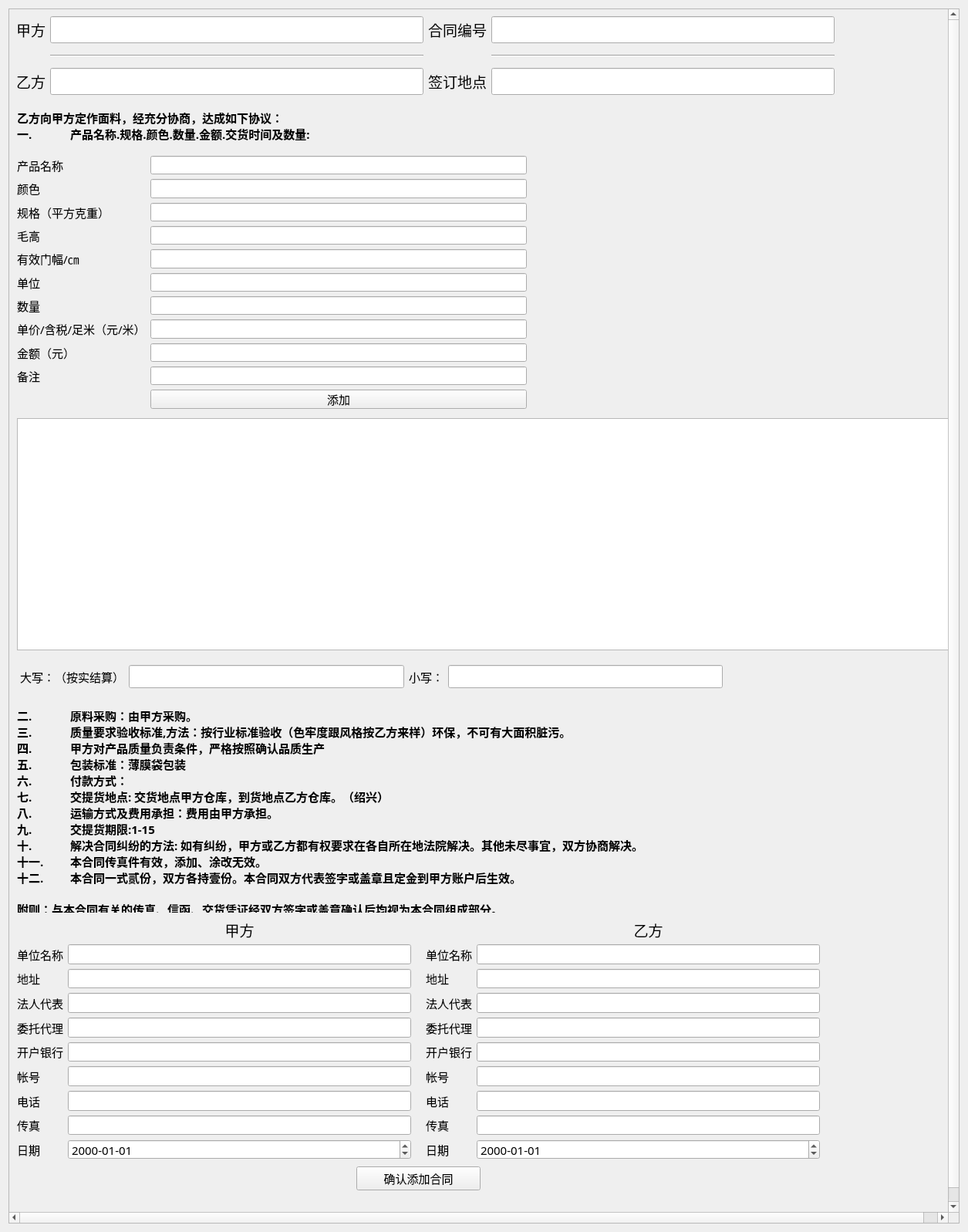
<?xml version="1.0" encoding="UTF-8"?>
<ui version="4.0">
 <class>AddFactoryContract</class>
 <widget class="QWidget" name="AddFactoryContract">
  <property name="geometry">
   <rect>
    <x>0</x>
    <y>0</y>
    <width>1255</width>
    <height>1597</height>
   </rect>
  </property>
  <property name="windowTitle">
   <string>Form</string>
  </property>
  <layout class="QHBoxLayout" name="horizontalLayout_3">
   <item>
    <widget class="QScrollArea" name="scrollArea">
     <property name="widgetResizable">
      <bool>false</bool>
     </property>
     <widget class="QWidget" name="scrollAreaWidgetContents">
      <property name="geometry">
       <rect>
        <x>0</x>
        <y>0</y>
        <width>1235</width>
        <height>1577</height>
       </rect>
      </property>
      <widget class="QWidget" name="layoutWidget">
       <property name="geometry">
        <rect>
         <x>9</x>
         <y>9</y>
         <width>1061</width>
         <height>111</height>
        </rect>
       </property>
       <layout class="QHBoxLayout" name="horizontalLayout">
        <item>
         <layout class="QFormLayout" name="formLayout">
          <item row="1" column="1">
           <widget class="QLineEdit" name="LineEdit_jia_name">
            <property name="font">
             <font>
              <family>Agency FB</family>
              <pointsize>14</pointsize>
             </font>
            </property>
           </widget>
          </item>
          <item row="1" column="0">
           <widget class="QLabel" name="Label">
            <property name="font">
             <font>
              <family>Agency FB</family>
              <pointsize>14</pointsize>
             </font>
            </property>
            <property name="text">
             <string>甲方</string>
            </property>
           </widget>
          </item>
          <item row="3" column="0">
           <widget class="QLabel" name="Label_2">
            <property name="font">
             <font>
              <family>Agency FB</family>
              <pointsize>14</pointsize>
             </font>
            </property>
            <property name="text">
             <string>乙方</string>
            </property>
           </widget>
          </item>
          <item row="3" column="1">
           <widget class="QLineEdit" name="LineEdit_yi_name">
            <property name="font">
             <font>
              <family>Agency FB</family>
              <pointsize>14</pointsize>
             </font>
            </property>
           </widget>
          </item>
          <item row="2" column="1">
           <widget class="Line" name="line">
            <property name="minimumSize">
             <size>
              <width>0</width>
              <height>20</height>
             </size>
            </property>
            <property name="orientation">
             <enum>Qt::Horizontal</enum>
            </property>
           </widget>
          </item>
         </layout>
        </item>
        <item>
         <layout class="QFormLayout" name="formLayout_2">
          <item row="1" column="0">
           <widget class="QLabel" name="Label_3">
            <property name="font">
             <font>
              <family>Agency FB</family>
              <pointsize>14</pointsize>
             </font>
            </property>
            <property name="text">
             <string>合同编号</string>
            </property>
           </widget>
          </item>
          <item row="1" column="1">
           <widget class="QLineEdit" name="LineEdit_contract_id">
            <property name="font">
             <font>
              <family>Agency FB</family>
              <pointsize>14</pointsize>
             </font>
            </property>
           </widget>
          </item>
          <item row="2" column="1">
           <widget class="Line" name="line_2">
            <property name="minimumSize">
             <size>
              <width>0</width>
              <height>20</height>
             </size>
            </property>
            <property name="orientation">
             <enum>Qt::Horizontal</enum>
            </property>
           </widget>
          </item>
          <item row="3" column="0">
           <widget class="QLabel" name="Label_4">
            <property name="font">
             <font>
              <family>Agency FB</family>
              <pointsize>14</pointsize>
             </font>
            </property>
            <property name="text">
             <string>签订地点</string>
            </property>
           </widget>
          </item>
          <item row="3" column="1">
           <widget class="QLineEdit" name="LineEdit_contract_address">
            <property name="font">
             <font>
              <family>Agency FB</family>
              <pointsize>14</pointsize>
             </font>
            </property>
            <property name="text">
             <string/>
            </property>
           </widget>
          </item>
         </layout>
        </item>
       </layout>
      </widget>
      <widget class="QLabel" name="label">
       <property name="geometry">
        <rect>
         <x>10</x>
         <y>130</y>
         <width>491</width>
         <height>41</height>
        </rect>
       </property>
       <property name="font">
        <font>
         <family>Agency FB</family>
         <pointsize>11</pointsize>
         <weight>75</weight>
         <bold>true</bold>
        </font>
       </property>
       <property name="text">
        <string>乙方向甲方定作面料，经充分协商，达成如下协议：
一.	产品名称.规格.颜色.数量.金额.交货时间及数量:</string>
       </property>
      </widget>
      <widget class="QLabel" name="label_2">
       <property name="geometry">
        <rect>
         <x>10</x>
         <y>910</y>
         <width>1101</width>
         <height>261</height>
        </rect>
       </property>
       <property name="font">
        <font>
         <family>Agency FB</family>
         <pointsize>11</pointsize>
         <weight>75</weight>
         <bold>true</bold>
        </font>
       </property>
       <property name="text">
        <string>二.	原料采购：由甲方采购。
三.	质量要求验收标准,方法：按行业标准验收（色牢度跟风格按乙方来样）环保，不可有大面积脏污。
四.	甲方对产品质量负责条件，严格按照确认品质生产
五.	包装标准：薄膜袋包装
六.	付款方式：                                    
七.	交提货地点: 交货地点甲方仓库，到货地点乙方仓库。（绍兴）
八.	运输方式及费用承担：费用由甲方承担。
九.	交提货期限:1-15
十.	解决合同纠纷的方法: 如有纠纷，甲方或乙方都有权要求在各自所在地法院解决。其他未尽事宜，双方协商解决。
十一.	本合同传真件有效，添加、涂改无效。 
十二.	本合同一式贰份，双方各持壹份。本合同双方代表签字或盖章且定金到甲方账户后生效。                    

附则：与本合同有关的传真、信函、交货凭证经双方签字或盖章确认后均视为本合同组成部分。</string>
       </property>
      </widget>
      <widget class="QWidget" name="formLayoutWidget">
       <property name="geometry">
        <rect>
         <x>10</x>
         <y>1180</y>
         <width>511</width>
         <height>311</height>
        </rect>
       </property>
       <layout class="QFormLayout" name="formLayout_4">
        <item row="0" column="1">
         <widget class="QLabel" name="label_3">
          <property name="font">
           <font>
            <family>Agency FB</family>
            <pointsize>14</pointsize>
           </font>
          </property>
          <property name="text">
           <string>甲方</string>
          </property>
          <property name="alignment">
           <set>Qt::AlignCenter</set>
          </property>
         </widget>
        </item>
        <item row="1" column="0">
         <widget class="QLabel" name="Label_17">
          <property name="font">
           <font>
            <family>Agency FB</family>
            <pointsize>11</pointsize>
           </font>
          </property>
          <property name="text">
           <string>单位名称</string>
          </property>
         </widget>
        </item>
        <item row="1" column="1">
         <widget class="QLineEdit" name="LineEdit_jia_name_2">
          <property name="font">
           <font>
            <family>Agency FB</family>
            <pointsize>11</pointsize>
           </font>
          </property>
         </widget>
        </item>
        <item row="2" column="0">
         <widget class="QLabel" name="Label_18">
          <property name="font">
           <font>
            <family>Agency FB</family>
            <pointsize>11</pointsize>
           </font>
          </property>
          <property name="text">
           <string>地址</string>
          </property>
         </widget>
        </item>
        <item row="2" column="1">
         <widget class="QLineEdit" name="LineEdit_jia_address">
          <property name="font">
           <font>
            <family>Agency FB</family>
            <pointsize>11</pointsize>
           </font>
          </property>
         </widget>
        </item>
        <item row="3" column="0">
         <widget class="QLabel" name="Label_19">
          <property name="font">
           <font>
            <family>Agency FB</family>
            <pointsize>11</pointsize>
           </font>
          </property>
          <property name="text">
           <string>法人代表</string>
          </property>
         </widget>
        </item>
        <item row="3" column="1">
         <widget class="QLineEdit" name="LineEdit_jia_faren">
          <property name="font">
           <font>
            <family>Agency FB</family>
            <pointsize>11</pointsize>
           </font>
          </property>
         </widget>
        </item>
        <item row="4" column="0">
         <widget class="QLabel" name="Label_20">
          <property name="font">
           <font>
            <family>Agency FB</family>
            <pointsize>11</pointsize>
           </font>
          </property>
          <property name="text">
           <string>委托代理</string>
          </property>
         </widget>
        </item>
        <item row="4" column="1">
         <widget class="QLineEdit" name="LineEdit_jia_agency">
          <property name="font">
           <font>
            <family>Agency FB</family>
            <pointsize>11</pointsize>
           </font>
          </property>
         </widget>
        </item>
        <item row="5" column="0">
         <widget class="QLabel" name="Label_21">
          <property name="font">
           <font>
            <family>Agency FB</family>
            <pointsize>11</pointsize>
           </font>
          </property>
          <property name="text">
           <string>开户银行</string>
          </property>
         </widget>
        </item>
        <item row="5" column="1">
         <widget class="QLineEdit" name="LineEdit_jia_bank">
          <property name="font">
           <font>
            <family>Agency FB</family>
            <pointsize>11</pointsize>
           </font>
          </property>
         </widget>
        </item>
        <item row="6" column="0">
         <widget class="QLabel" name="Label_22">
          <property name="font">
           <font>
            <family>Agency FB</family>
            <pointsize>11</pointsize>
           </font>
          </property>
          <property name="text">
           <string>帐号</string>
          </property>
         </widget>
        </item>
        <item row="6" column="1">
         <widget class="QLineEdit" name="LineEdit_jia_account">
          <property name="font">
           <font>
            <family>Agency FB</family>
            <pointsize>11</pointsize>
           </font>
          </property>
         </widget>
        </item>
        <item row="7" column="0">
         <widget class="QLabel" name="Label_23">
          <property name="font">
           <font>
            <family>Agency FB</family>
            <pointsize>11</pointsize>
           </font>
          </property>
          <property name="text">
           <string>电话</string>
          </property>
         </widget>
        </item>
        <item row="7" column="1">
         <widget class="QLineEdit" name="LineEdit_jia_telephone">
          <property name="font">
           <font>
            <family>Agency FB</family>
            <pointsize>11</pointsize>
           </font>
          </property>
         </widget>
        </item>
        <item row="8" column="0">
         <widget class="QLabel" name="Label_24">
          <property name="font">
           <font>
            <family>Agency FB</family>
            <pointsize>11</pointsize>
           </font>
          </property>
          <property name="text">
           <string>传真</string>
          </property>
         </widget>
        </item>
        <item row="8" column="1">
         <widget class="QLineEdit" name="LineEdit_jia_fax">
          <property name="font">
           <font>
            <family>Agency FB</family>
            <pointsize>11</pointsize>
           </font>
          </property>
         </widget>
        </item>
        <item row="9" column="0">
         <widget class="QLabel" name="Label_25">
          <property name="font">
           <font>
            <family>Agency FB</family>
            <pointsize>11</pointsize>
           </font>
          </property>
          <property name="text">
           <string>日期</string>
          </property>
         </widget>
        </item>
        <item row="9" column="1">
         <widget class="QDateEdit" name="dateEdit_jia_date">
          <property name="font">
           <font>
            <family>Agency FB</family>
            <pointsize>11</pointsize>
           </font>
          </property>
          <property name="displayFormat">
           <string>yyyy-MM-dd</string>
          </property>
         </widget>
        </item>
       </layout>
      </widget>
      <widget class="QWidget" name="formLayoutWidget_2">
       <property name="geometry">
        <rect>
         <x>540</x>
         <y>1180</y>
         <width>511</width>
         <height>311</height>
        </rect>
       </property>
       <layout class="QFormLayout" name="formLayout_5">
        <item row="0" column="1">
         <widget class="QLabel" name="label_4">
          <property name="font">
           <font>
            <family>Agency FB</family>
            <pointsize>14</pointsize>
           </font>
          </property>
          <property name="text">
           <string>乙方</string>
          </property>
          <property name="alignment">
           <set>Qt::AlignCenter</set>
          </property>
         </widget>
        </item>
        <item row="1" column="0">
         <widget class="QLabel" name="Label_26">
          <property name="font">
           <font>
            <family>Agency FB</family>
            <pointsize>11</pointsize>
           </font>
          </property>
          <property name="text">
           <string>单位名称</string>
          </property>
         </widget>
        </item>
        <item row="1" column="1">
         <widget class="QLineEdit" name="LineEdit_yi_name_2">
          <property name="font">
           <font>
            <family>Agency FB</family>
            <pointsize>11</pointsize>
           </font>
          </property>
         </widget>
        </item>
        <item row="2" column="0">
         <widget class="QLabel" name="Label_27">
          <property name="font">
           <font>
            <family>Agency FB</family>
            <pointsize>11</pointsize>
           </font>
          </property>
          <property name="text">
           <string>地址</string>
          </property>
         </widget>
        </item>
        <item row="2" column="1">
         <widget class="QLineEdit" name="LineEdit_yi_address">
          <property name="font">
           <font>
            <family>Agency FB</family>
            <pointsize>11</pointsize>
           </font>
          </property>
         </widget>
        </item>
        <item row="3" column="0">
         <widget class="QLabel" name="Label_28">
          <property name="font">
           <font>
            <family>Agency FB</family>
            <pointsize>11</pointsize>
           </font>
          </property>
          <property name="text">
           <string>法人代表</string>
          </property>
         </widget>
        </item>
        <item row="3" column="1">
         <widget class="QLineEdit" name="LineEdit_yi_faren">
          <property name="font">
           <font>
            <family>Agency FB</family>
            <pointsize>11</pointsize>
           </font>
          </property>
         </widget>
        </item>
        <item row="4" column="0">
         <widget class="QLabel" name="Label_29">
          <property name="font">
           <font>
            <family>Agency FB</family>
            <pointsize>11</pointsize>
           </font>
          </property>
          <property name="text">
           <string>委托代理</string>
          </property>
         </widget>
        </item>
        <item row="4" column="1">
         <widget class="QLineEdit" name="LineEdit_yi_agency">
          <property name="font">
           <font>
            <family>Agency FB</family>
            <pointsize>11</pointsize>
           </font>
          </property>
         </widget>
        </item>
        <item row="5" column="0">
         <widget class="QLabel" name="Label_30">
          <property name="font">
           <font>
            <family>Agency FB</family>
            <pointsize>11</pointsize>
           </font>
          </property>
          <property name="text">
           <string>开户银行</string>
          </property>
         </widget>
        </item>
        <item row="5" column="1">
         <widget class="QLineEdit" name="LineEdit_yi_bank">
          <property name="font">
           <font>
            <family>Agency FB</family>
            <pointsize>11</pointsize>
           </font>
          </property>
         </widget>
        </item>
        <item row="6" column="0">
         <widget class="QLabel" name="Label_31">
          <property name="font">
           <font>
            <family>Agency FB</family>
            <pointsize>11</pointsize>
           </font>
          </property>
          <property name="text">
           <string>帐号</string>
          </property>
         </widget>
        </item>
        <item row="6" column="1">
         <widget class="QLineEdit" name="LineEdit_yi_account">
          <property name="font">
           <font>
            <family>Agency FB</family>
            <pointsize>11</pointsize>
           </font>
          </property>
         </widget>
        </item>
        <item row="7" column="0">
         <widget class="QLabel" name="Label_32">
          <property name="font">
           <font>
            <family>Agency FB</family>
            <pointsize>11</pointsize>
           </font>
          </property>
          <property name="text">
           <string>电话</string>
          </property>
         </widget>
        </item>
        <item row="7" column="1">
         <widget class="QLineEdit" name="LineEdit_yi_telephone">
          <property name="font">
           <font>
            <family>Agency FB</family>
            <pointsize>11</pointsize>
           </font>
          </property>
         </widget>
        </item>
        <item row="8" column="0">
         <widget class="QLabel" name="Label_33">
          <property name="font">
           <font>
            <family>Agency FB</family>
            <pointsize>11</pointsize>
           </font>
          </property>
          <property name="text">
           <string>传真</string>
          </property>
         </widget>
        </item>
        <item row="8" column="1">
         <widget class="QLineEdit" name="LineEdit_yi_fax">
          <property name="font">
           <font>
            <family>Agency FB</family>
            <pointsize>11</pointsize>
           </font>
          </property>
         </widget>
        </item>
        <item row="9" column="0">
         <widget class="QLabel" name="Label_34">
          <property name="font">
           <font>
            <family>Agency FB</family>
            <pointsize>11</pointsize>
           </font>
          </property>
          <property name="text">
           <string>日期</string>
          </property>
         </widget>
        </item>
        <item row="9" column="1">
         <widget class="QDateEdit" name="dateEdit_yi_date">
          <property name="font">
           <font>
            <family>Agency FB</family>
            <pointsize>11</pointsize>
           </font>
          </property>
          <property name="displayFormat">
           <string>yyyy-MM-dd</string>
          </property>
         </widget>
        </item>
       </layout>
      </widget>
      <widget class="QPushButton" name="pushButton">
       <property name="geometry">
        <rect>
         <x>450</x>
         <y>1500</y>
         <width>161</width>
         <height>31</height>
        </rect>
       </property>
       <property name="font">
        <font>
         <family>Agency FB</family>
         <pointsize>11</pointsize>
        </font>
       </property>
       <property name="text">
        <string>确认添加合同</string>
       </property>
      </widget>
      <widget class="QTableWidget" name="table_product">
       <property name="geometry">
        <rect>
         <x>10</x>
         <y>530</y>
         <width>1221</width>
         <height>301</height>
        </rect>
       </property>
       <property name="minimumSize">
        <size>
         <width>1000</width>
         <height>0</height>
        </size>
       </property>
       <property name="font">
        <font>
         <pointsize>11</pointsize>
        </font>
       </property>
      </widget>
      <widget class="QWidget" name="layoutWidget">
       <property name="geometry">
        <rect>
         <x>10</x>
         <y>190</y>
         <width>661</width>
         <height>328</height>
        </rect>
       </property>
       <layout class="QFormLayout" name="formLayout_3">
        <item row="0" column="1">
         <widget class="QLineEdit" name="LineEdit_name">
          <property name="font">
           <font>
            <family>Agency FB</family>
            <pointsize>11</pointsize>
           </font>
          </property>
         </widget>
        </item>
        <item row="1" column="0">
         <widget class="QLabel" name="Label_6">
          <property name="font">
           <font>
            <family>Agency FB</family>
            <pointsize>11</pointsize>
           </font>
          </property>
          <property name="text">
           <string>颜色</string>
          </property>
         </widget>
        </item>
        <item row="1" column="1">
         <widget class="QLineEdit" name="LineEdit_color">
          <property name="font">
           <font>
            <family>Agency FB</family>
            <pointsize>11</pointsize>
           </font>
          </property>
         </widget>
        </item>
        <item row="2" column="0">
         <widget class="QLabel" name="Label_7">
          <property name="minimumSize">
           <size>
            <width>90</width>
            <height>0</height>
           </size>
          </property>
          <property name="font">
           <font>
            <family>Agency FB</family>
            <pointsize>11</pointsize>
           </font>
          </property>
          <property name="text">
           <string>规格（平方克重）</string>
          </property>
         </widget>
        </item>
        <item row="2" column="1">
         <widget class="QLineEdit" name="LineEdit_spec">
          <property name="font">
           <font>
            <family>Agency FB</family>
            <pointsize>11</pointsize>
           </font>
          </property>
         </widget>
        </item>
        <item row="3" column="0">
         <widget class="QLabel" name="Label_8">
          <property name="font">
           <font>
            <family>Agency FB</family>
            <pointsize>11</pointsize>
           </font>
          </property>
          <property name="text">
           <string>毛高</string>
          </property>
         </widget>
        </item>
        <item row="3" column="1">
         <widget class="QLineEdit" name="LineEdit_maogao">
          <property name="font">
           <font>
            <family>Agency FB</family>
            <pointsize>11</pointsize>
           </font>
          </property>
          <property name="text">
           <string/>
          </property>
         </widget>
        </item>
        <item row="4" column="0">
         <widget class="QLabel" name="Label_9">
          <property name="font">
           <font>
            <family>Agency FB</family>
            <pointsize>11</pointsize>
           </font>
          </property>
          <property name="text">
           <string>有效门幅/㎝</string>
          </property>
         </widget>
        </item>
        <item row="4" column="1">
         <widget class="QLineEdit" name="LineEdit_menfu">
          <property name="font">
           <font>
            <family>Agency FB</family>
            <pointsize>11</pointsize>
           </font>
          </property>
         </widget>
        </item>
        <item row="5" column="0">
         <widget class="QLabel" name="Label_10">
          <property name="font">
           <font>
            <family>Agency FB</family>
            <pointsize>11</pointsize>
           </font>
          </property>
          <property name="text">
           <string>单位</string>
          </property>
         </widget>
        </item>
        <item row="5" column="1">
         <widget class="QLineEdit" name="LineEdit_danwei">
          <property name="font">
           <font>
            <family>Agency FB</family>
            <pointsize>11</pointsize>
           </font>
          </property>
         </widget>
        </item>
        <item row="6" column="0">
         <widget class="QLabel" name="Label_11">
          <property name="font">
           <font>
            <family>Agency FB</family>
            <pointsize>11</pointsize>
           </font>
          </property>
          <property name="text">
           <string>数量</string>
          </property>
         </widget>
        </item>
        <item row="6" column="1">
         <widget class="QLineEdit" name="LineEdit_shuliang">
          <property name="font">
           <font>
            <family>Agency FB</family>
            <pointsize>11</pointsize>
           </font>
          </property>
         </widget>
        </item>
        <item row="7" column="0">
         <widget class="QLabel" name="Label_12">
          <property name="font">
           <font>
            <family>Agency FB</family>
            <pointsize>11</pointsize>
           </font>
          </property>
          <property name="text">
           <string>单价/含税/足米（元/米）</string>
          </property>
         </widget>
        </item>
        <item row="7" column="1">
         <widget class="QLineEdit" name="LineEdit_danjia">
          <property name="font">
           <font>
            <family>Agency FB</family>
            <pointsize>11</pointsize>
           </font>
          </property>
         </widget>
        </item>
        <item row="8" column="0">
         <widget class="QLabel" name="Label_13">
          <property name="font">
           <font>
            <family>Agency FB</family>
            <pointsize>11</pointsize>
           </font>
          </property>
          <property name="text">
           <string>金额（元）</string>
          </property>
         </widget>
        </item>
        <item row="8" column="1">
         <widget class="QLineEdit" name="LineEdit_jine">
          <property name="font">
           <font>
            <family>Agency FB</family>
            <pointsize>11</pointsize>
           </font>
          </property>
         </widget>
        </item>
        <item row="9" column="0">
         <widget class="QLabel" name="Label_14">
          <property name="font">
           <font>
            <family>Agency FB</family>
            <pointsize>11</pointsize>
           </font>
          </property>
          <property name="text">
           <string>备注</string>
          </property>
         </widget>
        </item>
        <item row="9" column="1">
         <widget class="QLineEdit" name="LineEdit_comment">
          <property name="font">
           <font>
            <family>Agency FB</family>
            <pointsize>11</pointsize>
           </font>
          </property>
         </widget>
        </item>
        <item row="10" column="1">
         <widget class="QPushButton" name="pushButton_add">
          <property name="font">
           <font>
            <family>Agency FB</family>
            <pointsize>11</pointsize>
           </font>
          </property>
          <property name="text">
           <string>添加</string>
          </property>
         </widget>
        </item>
        <item row="0" column="0">
         <widget class="QLabel" name="Label_5">
          <property name="font">
           <font>
            <family>Agency FB</family>
            <pointsize>11</pointsize>
           </font>
          </property>
          <property name="text">
           <string>产品名称</string>
          </property>
         </widget>
        </item>
       </layout>
      </widget>
      <widget class="QWidget" name="layoutWidget">
       <property name="geometry">
        <rect>
         <x>14</x>
         <y>850</y>
         <width>911</width>
         <height>31</height>
        </rect>
       </property>
       <layout class="QHBoxLayout" name="horizontalLayout_2">
        <item>
         <widget class="QLabel" name="Label_15">
          <property name="font">
           <font>
            <family>Agency FB</family>
            <pointsize>11</pointsize>
           </font>
          </property>
          <property name="text">
           <string>大写：（按实结算）</string>
          </property>
         </widget>
        </item>
        <item>
         <widget class="QLineEdit" name="LineEdit_jiesuan_daxie">
          <property name="font">
           <font>
            <family>Agency FB</family>
            <pointsize>11</pointsize>
           </font>
          </property>
         </widget>
        </item>
        <item>
         <widget class="QLabel" name="Label_16">
          <property name="font">
           <font>
            <family>Agency FB</family>
            <pointsize>11</pointsize>
           </font>
          </property>
          <property name="text">
           <string>小写：</string>
          </property>
         </widget>
        </item>
        <item>
         <widget class="QLineEdit" name="LineEdit_jiesuan_xiaoxie">
          <property name="font">
           <font>
            <family>Agency FB</family>
            <pointsize>11</pointsize>
           </font>
          </property>
         </widget>
        </item>
       </layout>
      </widget>
     </widget>
    </widget>
   </item>
  </layout>
 </widget>
 <resources/>
 <connections>
  <connection>
   <sender>pushButton_add</sender>
   <signal>clicked()</signal>
   <receiver>AddFactoryContract</receiver>
   <slot>TianJiaProduct()</slot>
   <hints>
    <hint type="sourcelabel">
     <x>679</x>
     <y>523</y>
    </hint>
    <hint type="destinationlabel">
     <x>1164</x>
     <y>704</y>
    </hint>
   </hints>
  </connection>
  <connection>
   <sender>pushButton</sender>
   <signal>clicked()</signal>
   <receiver>AddFactoryContract</receiver>
   <slot>AddContract()</slot>
   <hints>
    <hint type="sourcelabel">
     <x>579</x>
     <y>1444</y>
    </hint>
    <hint type="destinationlabel">
     <x>618</x>
     <y>1472</y>
    </hint>
   </hints>
  </connection>
 </connections>
 <slots>
  <slot>TianJiaProduct()</slot>
  <slot>AddContract()</slot>
 </slots>
</ui>
